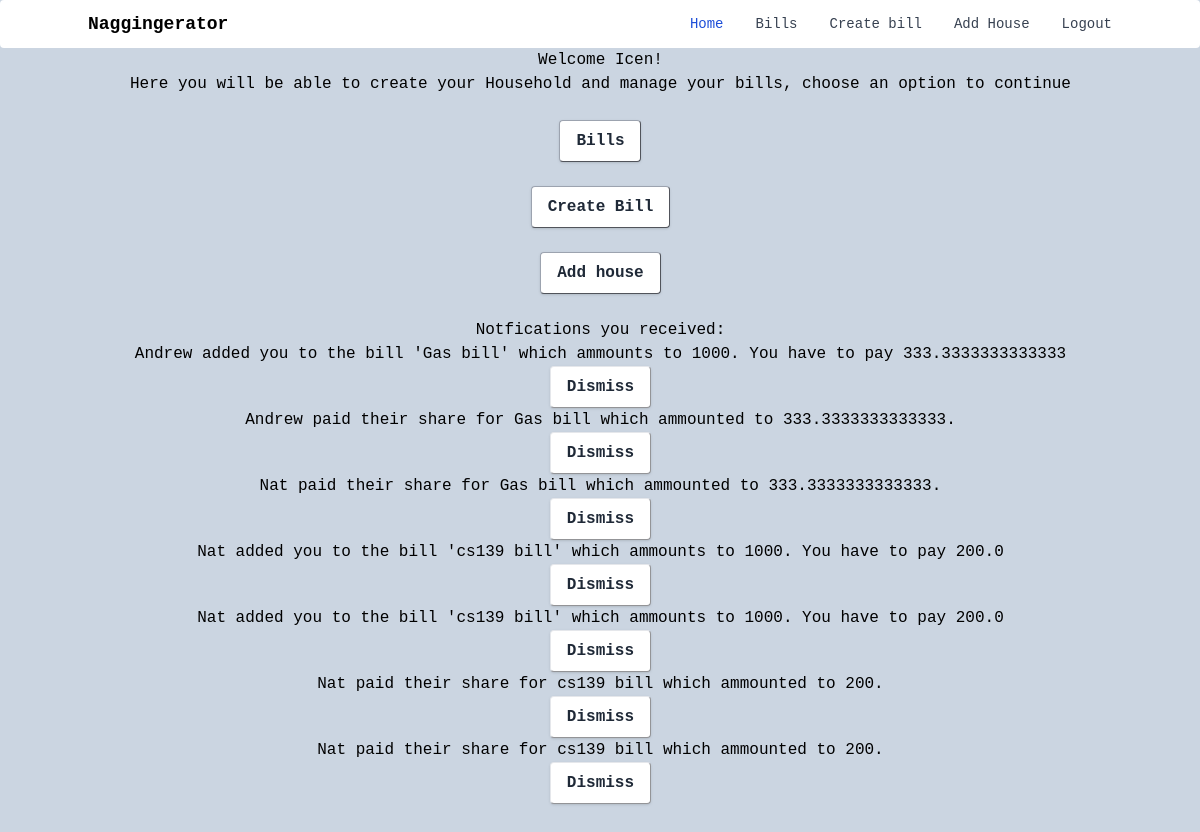
The app's page /indexLogged (signed in) with its own data.
### db_schema.py (models this page shows, shortened)
class User(UserMixin, db.Model):
    __tablename__='users'
    id = db.Column(db.Integer, primary_key=True)
    username = db.Column(db.String(20), unique=True)
    password_hash = db.Column(db.String(30))
    bills = db.relationship('Bills', backref='user', lazy='dynamic')
    bill_completion = db.relationship('User_Bill', backref='User_completion', lazy='dynamic')
    notfications = db.relationship('Notfications', backref='user_notfications', lazy='dynamic')
    house_members = db.relationship('Households', backref='house_members', lazy='dynamic')
    email = db.Column(db.String(30))

class Notfications(db.Model):
    __tablename__ = 'notfications'
    id = db.Column(db.Integer, primary_key=True)
    user_id = db.Column(db.Integer(), db.ForeignKey('users.id'))
    notfication =db.Column(db.Text())

### cwk.py (the view)
@app.route('/indexLogged',methods=['GET'])
def indexLogged():
    notfications = Notfications.query.filter_by(user_id=current_user.id)
    return render_template('indexLogged.html',notfications=notfications)

### cwk.py (called while the page is built)
@login_manager.user_loader
def load_user(user_id):
    return User.query.get(int(user_id))

### templates/indexLogged.html (shortened to what this page needs)
{% extends 'base1.html' %}
{% block body %}
    <div class="centre">
        <h1>Welcome {{current_user.username}}!</h1>
        <p>Here you will be able to create your Household and manage your bills, choose an option to continue</p>
        <br>
        <form action='/Bills'>
            <button class="bg-white hover:bg-gray-100 text-gray-800 font-semibold py-2 px-4 border border-gray-400 rounded shadow">
                Bills
            </button>
        </form>
        <br>
        <form action='/createBill'>
            <button class="bg-white hover:bg-gray-100 text-gray-800 font-semibold py-2 px-4 border border-gray-400 rounded shadow">
                Create Bill
            </button>
        </form>
        <br>
        <form action='/addHouse'>
            <button class="bg-white hover:bg-gray-100 text-gray-800 font-semibold py-2 px-4 border border-gray-400 rounded shadow">
                Add house
            </button>
        </form>
        <br>
        <h3>Notfications you received:</h3>
        {% for notfication in notfications %}
            {{ notfication.notfication }}
            <form action='/indexLoggedAPI' method="POST">
                <button class="bg-white hover:bg-gray-100 text-gray-800 font-semibold py-2 px-4 border border-gray-200 rounded shadow">
                    Dismiss
                </button>
            </form>
            {% else %}
                no notifications
            {% endfor %}
    </div>
{% endblock %}

### static/css/main.css (style rules this page uses)
html { line-height:1.5;-webkit-text-size-adjust:100%;-moz-tab-size:4;tab-size:4;font-family:ui-sans-serif, system-ui, -apple-system, BlinkMacSystemFont, "Segoe UI", Roboto, "Helvetica Neue", Arial, "Noto Sans", sans-serif, "Apple Color Emoji", "Segoe UI Emoji", "Segoe UI Symbol", "Noto Color Emoji" }
body { margin:0;line-height:inherit }
h1,h2,h3,h4,h5,h6 { font-size:inherit;font-weight:inherit }
button,input,optgroup,select,textarea { font-family:inherit;font-size:100%;line-height:inherit;color:inherit;margin:0;padding:0 }
button,select { text-transform:none }
[type=button],[type=reset],[type=submit],button { -webkit-appearance:button;background-color:transparent;background-image:none }
blockquote,dd,dl,figure,h1,h2,h3,h4,h5,h6,hr,p,pre { margin:0 }
[role=button],button { cursor:pointer }
.rounded { border-radius:0.25rem }
.border { border-width:1px }
.border-gray-200 { --tw-border-opacity:1;border-color:rgb(229 231 235 / var(--tw-border-opacity)) }
.border-gray-400 { --tw-border-opacity:1;border-color:rgb(156 163 175 / var(--tw-border-opacity)) }
.bg-slate-300 { --tw-bg-opacity:1;background-color:rgb(203 213 225 / var(--tw-bg-opacity)) }
.bg-white { --tw-bg-opacity:1;background-color:rgb(255 255 255 / var(--tw-bg-opacity)) }
.py-2 { padding-top:0.5rem;padding-bottom:0.5rem }
.px-4 { padding-left:1rem;padding-right:1rem }
.text-center { text-align:center }
.font-mono { font-family:ui-monospace, SFMono-Regular, Menlo, Monaco, Consolas, "Liberation Mono", "Courier New", monospace }
.font-semibold { font-weight:600 }
.text-gray-800 { --tw-text-opacity:1;color:rgb(31 41 55 / var(--tw-text-opacity)) }
.shadow { --tw-shadow:0 1px 3px 0 rgb(0 0 0 / 0.1), 0 1px 2px -1px rgb(0 0 0 / 0.1);--tw-shadow-colored:0 1px 3px 0 var(--tw-shadow-color), 0 1px 2px -1px var(--tw-shadow-color);box-shadow:var(--tw-ring-offset-shadow, 0 0 #0000), var(--tw-ring-shadow, 0 0 #0000), var(--tw-shadow) }

### records on screen
User: username "Icen"
Notfications: notfication "Andrew added you to the bill 'Gas bill' which ammounts to 1000. You have to pay 333.3333333333333"
Notfications: notfication "Andrew paid their share for Gas bill which ammounted to 333.3333333333333."
Notfications: notfication "Nat paid their share for Gas bill which ammounted to 333.3333333333333."
Notfications: notfication "Nat added you to the bill 'cs139 bill' which ammounts to 1000. You have to pay 200.0"
Notfications: notfication "Nat added you to the bill 'cs139 bill' which ammounts to 1000. You have to pay 200.0"
Notfications: notfication "Nat paid their share for cs139 bill which ammounted to 200."
Notfications: notfication "Nat paid their share for cs139 bill which ammounted to 200."
